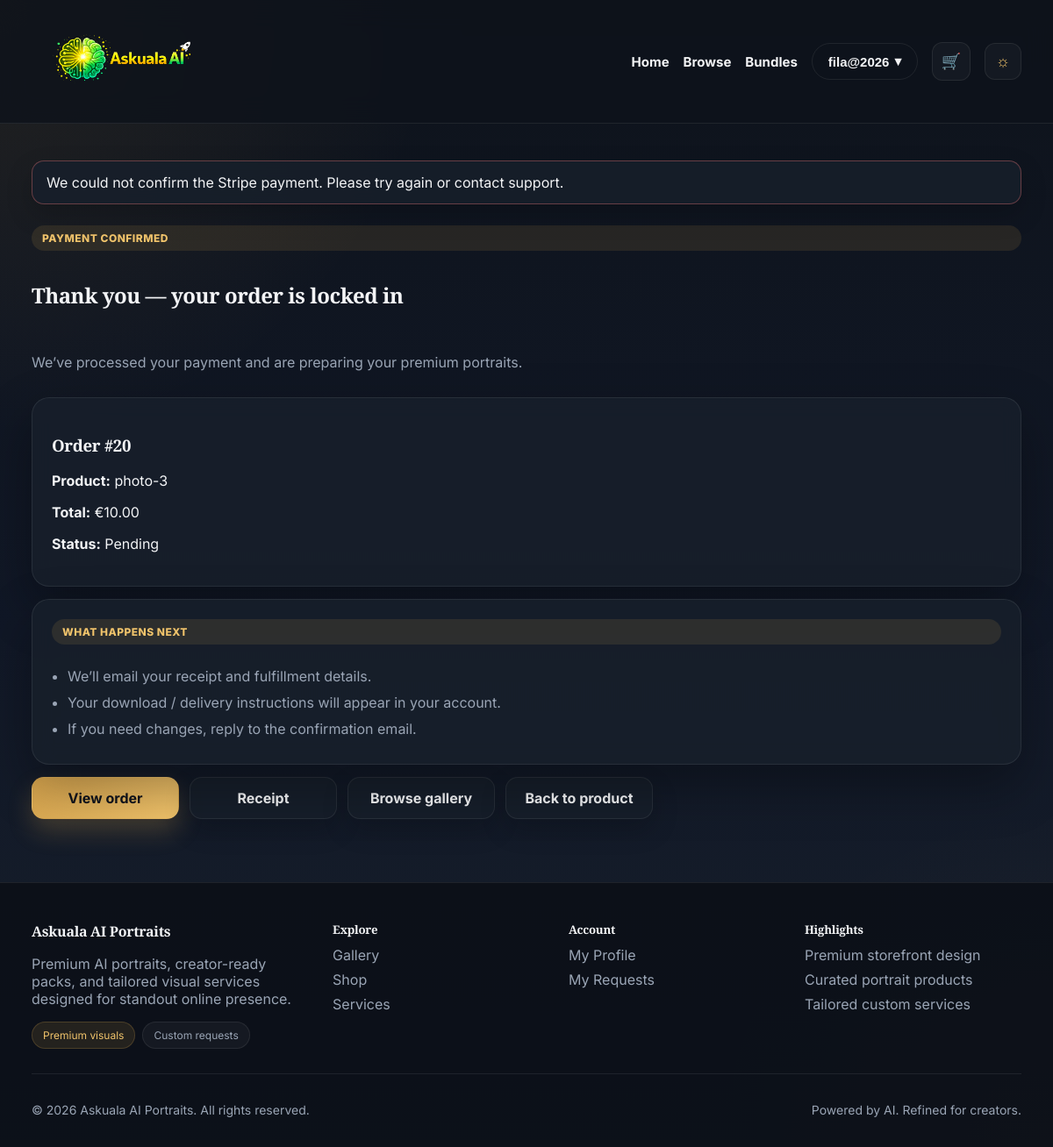
Screenshot of /payments/orders/20/success/ (signed in) with the database file from the repository.
### payments/models.py (models this page shows, shortened)
class Order(models.Model):
    STATUS_CHOICES = [
        ('pending', 'Pending'),
        ('paid', 'Paid'),
        ('failed', 'Failed'),
        ('cancelled', 'Cancelled'),
    ]
    user = models.ForeignKey(settings.AUTH_USER_MODEL, on_delete=models.CASCADE, related_name='orders')
    product = models.ForeignKey('shop.Product', on_delete=models.PROTECT, related_name='orders')
    price_snapshot = models.DecimalField(max_digits=8, decimal_places=2)
    status = models.CharField(max_length=20, choices=STATUS_CHOICES, default='pending')
    created_at = models.DateTimeField(auto_now_add=True)
    stripe_session_id = models.CharField(max_length=255, blank=True)
    class Meta:
        ordering = ['-created_at']

### shop/models.py (models this page shows, shortened)
class Product(models.Model):
    title = models.CharField(max_length=200)
    image_url = models.URLField(blank=True, null=True)
    slug = models.SlugField(unique=True)
    description = models.TextField()
    price = models.DecimalField(max_digits=6, decimal_places=2)
    image_url = models.URLField()
    is_active = models.BooleanField(default=True)
    created_at = models.DateTimeField(auto_now_add=True)

### payments/views.py (the view)
# urls.py: path('orders/<int:pk>/success/', order_success, name='order_success'),
@login_required
def order_success(request, pk):
    order = get_object_or_404(Order, pk=pk, user=request.user)
    payment = Payment.objects.filter(order=order).order_by('-created_at').first()
    session_id = request.GET.get('session_id') or order.stripe_session_id or (payment.stripe_session_id if payment else None)
    session = _retrieve_session(session_id)
    if session and session.payment_status == 'paid':
        order.status = 'paid'
        order.stripe_session_id = session.id
        order.save(update_fields=['status', 'stripe_session_id'])
        payment, _ = Payment.objects.get_or_create(
            order=order,
            defaults={
                'user': request.user,
                'amount': order.price_snapshot,
                'status': 'pending',
                'stripe_session_id': session.id,
            },
        )
        payment.status = 'succeeded'
        payment.paid_at = timezone.now()
        payment.stripe_session_id = session.id
        payment.stripe_payment_intent = getattr(session, 'payment_intent', '') or ''
        payment.save()
    elif order.status != 'paid':
        messages.error(request, 'We could not confirm the Stripe payment. Please try again or contact support.')
    return render(request, 'payments/order_success.html', {'order': order})

### home/templatetags/nav_extras.py (called while the page is built)
@register.filter
def starts_with(value, arg):
    try:
        return str(value).startswith(str(arg))
    except Exception:
        return False

### payments/views.py (called while the page is built, shortened)
def _retrieve_session(session_id: str):
    if not session_id or stripe is None or not getattr(stripe, 'api_key', None):
        return None

### shop/context_processors.py (called while the page is built)
def cart_count(request):
    cart = request.session.get('cart', {})
    count = sum(item.get('quantity', 0) for item in cart.values())
    return {
        'cart_count': count,
    }

### templates/payments/order_success.html (shortened to what this page needs)
{% extends 'base.html' %}
{% block content %}
<section class="success-hero">
    <span class="badge accent">Payment confirmed</span>
    <h2>Thank you — your order is locked in</h2>
    <p class="muted">
        We’ve processed your payment and are preparing your premium portraits.
    </p>
    <div class="gallery-card">
        <h3>Order #{{ order.pk }}</h3>
        <p><strong>Product:</strong> {{ order.product.title }}</p>
        <p><strong>Total:</strong> €{{ order.price_snapshot }}</p>
        <p><strong>Status:</strong> {{ order.get_status_display }}</p>
    </div>
    <div class="card-soft success-option-card">
        <span class="badge">What happens next</span>
        <ul class="muted success-steps">
            <li>We’ll email your receipt and fulfillment details.</li>
            <li>Your download / delivery instructions will appear in your account.</li>
            <li>If you need changes, reply to the confirmation email.</li>
        </ul>
    </div>
    <div class="cta-row">
        <a class="btn-primary" href="{% url 'order_detail' order.pk %}">View order</a>
        <a class="btn-secondary" href="{% url 'order_receipt' order.pk %}">Receipt</a>
        <a class="btn-secondary" href="{% url 'gallery' %}">Browse gallery</a>
        <a class="btn-secondary" href="{% url 'product_detail' order.product.slug %}">Back to product</a>
    </div>
</section>
{% endblock %}

### templates/includes/navbar.html (shortened to what this page needs)
{% load static nav_extras %}
<header class="site-header">
    <nav class="site-nav container">
        <a href="{% url 'home' %}" class="brand-link" aria-label="Askuala AI Portraits home">
            <img
                src="{% static 'img/askuala-logo.png' %}"
                alt="Askuala AI Portraits"
                class="logo logo-large"
            >
        </a>
        {% url 'home' as home_url %}
        {% url 'browse' as browse_url %}
        {% url 'ai_bundles' as ai_bundles_url %}
        {% url 'cart_view' as cart_url %}
        <ul class="nav-menu">
            <li><a href="{{ home_url }}" class="{% if request.path == home_url %}active{% endif %}">Home</a></li>
            <li><a href="{{ browse_url }}" class="{% if request.path|starts_with:browse_url %}active{% endif %}">Browse</a></li>
            <li><a href="{{ ai_bundles_url }}" class="{% if request.path|starts_with:ai_bundles_url %}active{% endif %}">Bundles</a></li>
            {% if user.is_authenticated %}
                <li class="nav-user">
                    <button class="nav-btn nav-btn-outline nav-user-toggle">
                        {{ user.get_full_name|default:user.username }}
                        <span aria-hidden="true">▾</span>
                    </button>
                </li>
                <li>
                    <a href="{{ cart_url }}" class="cart-nav-link {% if request.path|starts_with:cart_url %}active{% endif %}" aria-label="View cart">
                        <span class="cart-nav-icon">🛒</span>
                    </a>
                </li>
            {% else %}
                <li><a href="{% url 'signup' %}" class="nav-btn nav-btn-outline">Sign Up</a></li>
                <li><a href="{% url 'login' %}" class="nav-btn nav-btn-solid">Login</a></li>
            {% endif %}
            <li>
                <button id="themeToggle" class="theme-toggle" aria-label="Toggle theme">☼</button>
            </li>
        </ul>
    </nav>
</header>

### rows the page displays
Order: pk "20", product "photo-3", price_snapshot "10.00", status "Pending"

### other values shown
{{ user.get_full_name|default:user.username }} "fila@2026"
{{ message }} "We could not confirm the Stripe payment. Please try again or contact support."
